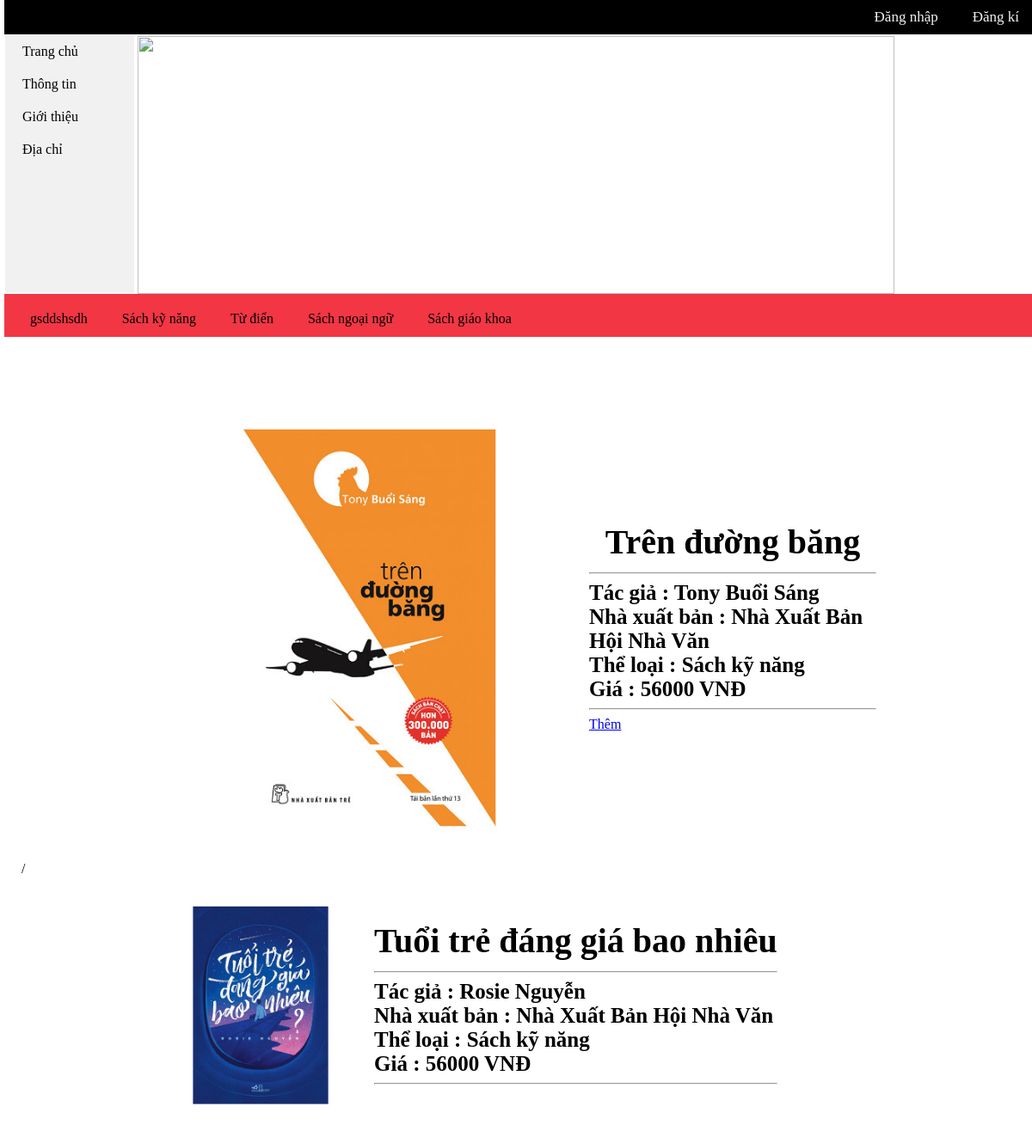
/sach.php?id=S1&tl=TL1, run on the app's committed database.
### tables this page shows
CREATE TABLE IF NOT EXISTS `theloai` (
  `id_theloai` varchar(30) NOT NULL,
  `tentheloai` varchar(50) NOT NULL,
  PRIMARY KEY (`id_theloai`)
);

CREATE TABLE IF NOT EXISTS `books` (
  `id` varchar(30) NOT NULL,
  `tensach` varchar(100) NOT NULL,
  `tacgia` varchar(100) NOT NULL,
  `nxb` varchar(30) NOT NULL,
  `gia` float NOT NULL,
  `theloai` varchar(30) NOT NULL,
  `hinhanh` varchar(200) NOT NULL,
  PRIMARY KEY (`id`),
  KEY `fk_tacgia` (`tacgia`),
  KEY `nxb` (`nxb`) USING BTREE,
  KEY `theloai` (`theloai`) USING BTREE
);

CREATE TABLE IF NOT EXISTS `tacgia` (
  `id_tacgia` varchar(30) NOT NULL,
  `tenTG` varchar(50) NOT NULL,
  `sdt` varchar(15) NOT NULL,
  PRIMARY KEY (`id_tacgia`)
);

CREATE TABLE IF NOT EXISTS `nxb` (
  `id_nxb` varchar(30) NOT NULL,
  `tenNXB` varchar(50) NOT NULL,
  `diachi` varchar(50) NOT NULL,
  `sdt` varchar(15) NOT NULL,
  PRIMARY KEY (`id_nxb`)
);

### sach.php (the view, shortened to what this page needs)
<html>
<head>
<link rel="stylesheet" href="css/styles.css">
</head>
<body onload="newjv()">
<?php
	 include("admin/include/include.php");
?>
<div class="topmn">
<?php
if(isset($_SESSION['username']))
{
	echo "<a href='admin/index.php'>".$_SESSION['username']."</a>";
	echo "<a href='logout.php'>Thoát</a>";
	echo "<a href='cart.php'>Giỏ hàng</a>";
}
else
{
	echo "<a href='dangky.html'>Đăng kí</a>";
	echo "<a href='dangnhap.html'>Đăng nhập</a>";
}
?>
</div>
	<div class ="leftmn">
		<ul>
		<li><a href="http://localhost/sach">Trang chủ</a></li>
		<li><a href="http://localhost/sach">Thông tin</a></li>
		<li><a href="http://localhost/sach">Giới thiệu</a></li>
		<li><a href="http://localhost/sach">Địa chỉ</a></li>
		</ul>
	</div>
	<div class="bgimg">
		<img class="imgs" src="admin\img\books\book3.jpg" style ="width:100%; height:300px"></img>
	</div>
<div class="mainmnb">
		<ul class="ulmainmnb">
		<?php
		$menu = "select * from theloai";
		mysqli_query($mysqli,"SET character_set_results=utf8");
		$r = $mysqli->query($menu);
		if($r->num_rows >0)
			while($row = $r->fetch_assoc())
			{
				$itl = $row['id_theloai'];
				echo "<li>";
				echo "<a href ='menu.php?id=$itl'>".$row['tentheloai']."</a>";
				echo "</li>";
			}
	else echo "0 results";
		?>
		</ul>
</div>
<div class="content">
<br><br><br>
<?php
	$id = $_GET['id'];
	$sql = "select books.id,tensach,tacgia.tenTG,nxb.tenNXB,gia,theloai.tentheloai,hinhanh from books,tacgia,theloai,nxb where id = '$id' and books.tacgia = tacgia.id_tacgia and books.theloai = theloai.id_theloai and books.nxb = nxb.id_nxb";
	mysqli_query($mysqli,"SET character_set_results=utf8");
	$result = $mysqli->query($sql);
	echo "<table style='padding : 20px 150px'><tr>";
	if($result->num_rows >0)
		while($row = $result->fetch_assoc())
			{
				echo "<td>";
				echo "<a href =''><img src='admin/".$row['hinhanh']."' width='500px' height='500px'></a>";
				echo "</td><td><table><tr><tH><strong style='font-size: 40px;'>".$row['tensach']."</strong></th></tr><tr><td><hr><strong style='font-size: 25px;'>Tác giả : ".$row['tenTG']."<br>Nhà xuất bản : ".$row['tenNXB']."<br>Thể loại : ".$row['tentheloai']."<br>Giá : ".$row['gia']." VNĐ</strong><br><hr><a href='acart.php?id=$id'>Thêm</a></td></tr></table></td>";
			}
	echo "</tr></table>";
	echo "<table style='padding : 20px 150px'><tr>";
	$c=0;
	$sql1 = "select books.id,tensach,tacgia.tenTG,nxb.tenNXB,gia,theloai.tentheloai,hinhanh from books,tacgia,theloai,nxb where id != '$id' and books.tacgia = tacgia.id_tacgia and books.theloai = theloai.id_theloai and books.nxb = nxb.id_nxb and theloai = '".$_GET['tl']."'";
	mysqli_query($mysqli,"SET character_set_results=utf8");
	$result1 = $mysqli->query($sql1);
	if($result1->num_rows >0)
	{
		echo "<tr>";
		while($row = $result1->fetch_assoc())
			{
				if($c <2)
				{
				echo "<td>";
				echo "<a href ='sach.php?id=".$row['id']."&tl=".$_GET['tl']."'><img src='admin/".$row['hinhanh']."' width='250px' height='250px'></a>";
				echo "</td><td><table><tr><tH><strong style='font-size: 40px;'>".$row['tensach']."</strong></th></tr><tr><td><hr><strong style='font-size: 25px;'>Tác giả : ".$row['tenTG']."<br>Nhà xuất bản : ".$row['tenNXB']."<br>Thể loại : ".$row['tentheloai']."<br>Giá : ".$row['gia']." VNĐ</strong><br><hr></td></tr></table></td>";
				echo "/<td>";
				$c++;
				}
			}
	}
	echo "</tr></table>";
?>
</div>
</body>
</html>

### css/styles.css (style rules this page uses)
.topmn { background-color: #000; position: fixed; top: 0; width: 100%; float:left; }
.topmn a { float: right; display: block; color: #f2f2f2; text-align: center; padding: 10px 20px; text-decoration: none; font-size: 17px; }
body { margin: 5; }
ul { list-style-type: none; margin: 0; padding: 0; width: 150; background-color: #f1f1f1; overflow: auto; height: 300px; float:left; }
li a { display: block; color: #000; padding: 10px 20px; text-decoration: none; }
.leftmn { margin-top:40px; padding:1px 1px; }
.bgimg { padding : 0px 155px; }
.ulmainmnb { background-color: #f23644; width: 100%; height: 30px; text-align: center; display: flex; flex-flow: row wrap; padding: 10px 10px; }
.content { float:left; padding : 10px 20px; }

### data on the page
theloai: tentheloai "gsddshsdh"
theloai: tentheloai "Sách kỹ năng"
theloai: tentheloai "Từ điển"
theloai: tentheloai "Sách ngoại ngữ"
theloai: tentheloai "Sách giáo khoa"
books: hinhanh (picture), tensach "Trên đường băng", tacgia.tenTG "Tony Buổi Sáng", nxb.tenNXB "Nhà Xuất Bản Hội Nhà Văn", theloai.tentheloai "Sách kỹ năng", gia "56000"
books: hinhanh (picture), tensach "Tuổi trẻ đáng giá bao nhiêu", tacgia.tenTG "Rosie Nguyễn", nxb.tenNXB "Nhà Xuất Bản Hội Nhà Văn", theloai.tentheloai "Sách kỹ năng", gia "56000"
